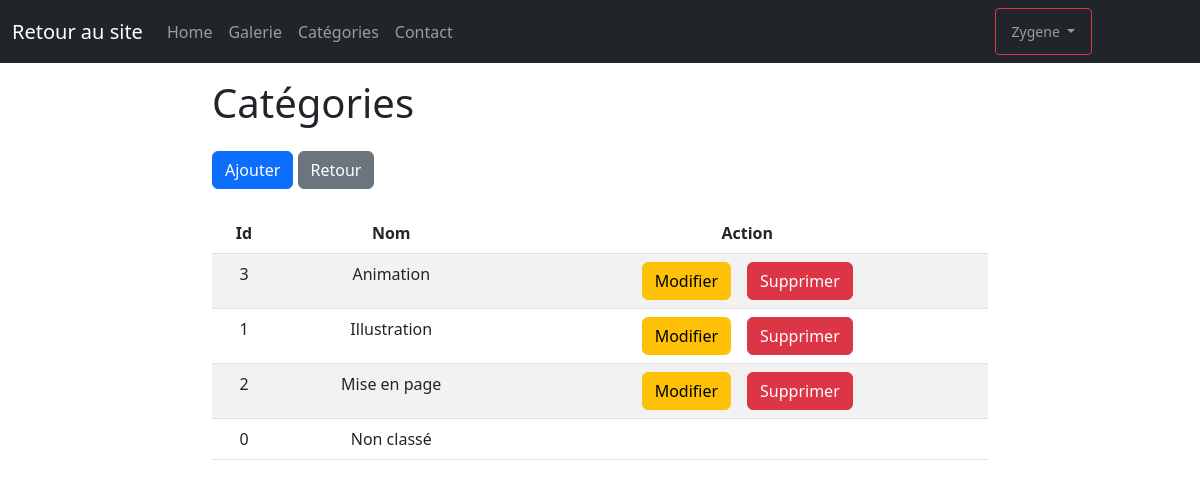
/admin/categorie.php (signed in), run on the app's committed database.
### tables this page shows
CREATE TABLE IF NOT EXISTS `categorie` (
  `id` int NOT NULL AUTO_INCREMENT,
  `nom` varchar(255) NOT NULL,
  `description` text NOT NULL,
  PRIMARY KEY (`id`)
);

### admin/categorie.php (the view, shortened to what this page needs)
<?php
    require "../connexion.php";
?>
<!DOCTYPE html>
<html lang="fr">
<head>
    <link rel="stylesheet" href="../bootstrap/css/bootstrap.min.css">
</head>
<body>
    <?php
        include("partials/header.php");
    ?>
    <div class="container col-8">
        <div class="mb-3">
            <h1 class="my-3">Catégories</h1>
                <div>
                    <a href="addCategorie.php" class="btn btn-primary my-2">Ajouter</a>
                    <a href="dashboard.php" class="btn btn-secondary">Retour</a>
                </div>
            </div>
        <table class="table table-striped">
            <thead>
                <tr>
                    <th class='text-center'>Id</th>
                    <th class='text-center'>Nom</th>
                    <th class='text-center'>Action</th>
                </tr>
            </thead>
            <tbody>
                <?php
                    $req = $bdd->query("SELECT * FROM categorie ORDER BY nom ASC");
                    while($don = $req->fetch())
                    {
                        echo "<tr>";
                            echo "<td class='text-center'>".$don['id']."</td>";
                            echo "<td class='text-center'>".$don['nom']."</td>";
                            echo "<td class='text-center'>";
                            if($don['id']!=0)
                            {
                                echo "<a href='updateCategorie.php?id=".$don['id']."' class='btn btn-warning mx-2'>Modifier</a>";
                                echo "<a href='categorie.php?delete=".$don['id']."' class='btn btn-danger mx-2'>Supprimer</a>";
                            }
                            echo "</td>";
                        echo "</tr>";
                    }
                ?>
            </tbody>
        </table>
    </div>
</body>
</html>

### data on the page
categorie: id "3", nom "Animation"
categorie: id "1", nom "Illustration"
categorie: id "2", nom "Mise en page"
categorie: id "0", nom "Non classé"

### other printed values
$_SESSION['login'] "Zygene"
